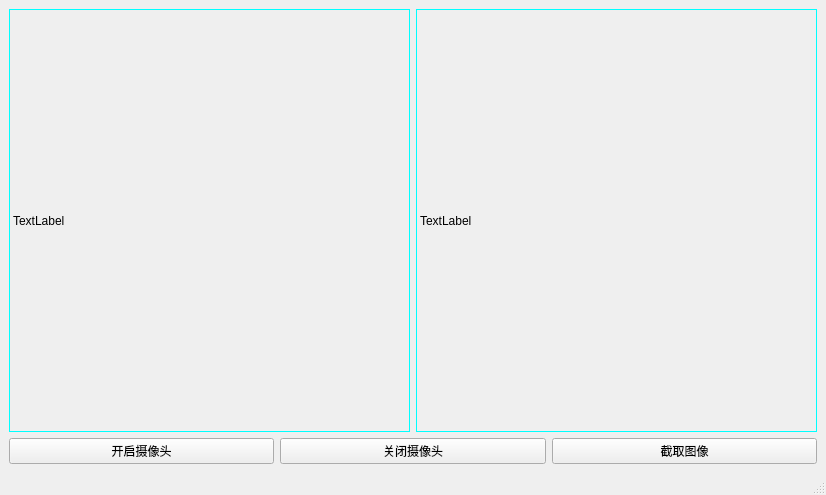
<?xml version="1.0" encoding="UTF-8"?>
<ui version="4.0">
 <class>MainWindow_4</class>
 <widget class="QMainWindow" name="MainWindow_4">
  <property name="geometry">
   <rect>
    <x>0</x>
    <y>0</y>
    <width>826</width>
    <height>495</height>
   </rect>
  </property>
  <property name="windowTitle">
   <string>摄像头</string>
  </property>
  <widget class="QWidget" name="centralwidget">
   <layout class="QVBoxLayout" name="verticalLayout">
    <item>
     <layout class="QHBoxLayout" name="horizontalLayout">
      <item>
       <widget class="QLabel" name="label">
        <property name="minimumSize">
         <size>
          <width>400</width>
          <height>400</height>
         </size>
        </property>
        <property name="styleSheet">
         <string notr="true">border-width: 1px;
border-style: solid;
border-color: rgb(0, 255, 255);</string>
        </property>
        <property name="text">
         <string>TextLabel</string>
        </property>
       </widget>
      </item>
      <item>
       <widget class="QLabel" name="label_2">
        <property name="minimumSize">
         <size>
          <width>400</width>
          <height>400</height>
         </size>
        </property>
        <property name="styleSheet">
         <string notr="true">border-width: 1px;
border-style: solid;
border-color: rgb(0, 255, 255);</string>
        </property>
        <property name="text">
         <string>TextLabel</string>
        </property>
       </widget>
      </item>
     </layout>
    </item>
    <item>
     <layout class="QHBoxLayout" name="horizontalLayout_2">
      <item>
       <widget class="QPushButton" name="pushButton">
        <property name="text">
         <string>开启摄像头</string>
        </property>
       </widget>
      </item>
      <item>
       <widget class="QPushButton" name="pushButton_2">
        <property name="text">
         <string>关闭摄像头</string>
        </property>
       </widget>
      </item>
      <item>
       <widget class="QPushButton" name="pushButton_3">
        <property name="text">
         <string>截取图像</string>
        </property>
       </widget>
      </item>
     </layout>
    </item>
   </layout>
  </widget>
  <widget class="QMenuBar" name="menubar">
   <property name="geometry">
    <rect>
     <x>0</x>
     <y>0</y>
     <width>826</width>
     <height>21</height>
    </rect>
   </property>
  </widget>
  <widget class="QStatusBar" name="statusbar"/>
 </widget>
 <resources/>
 <connections/>
</ui>
